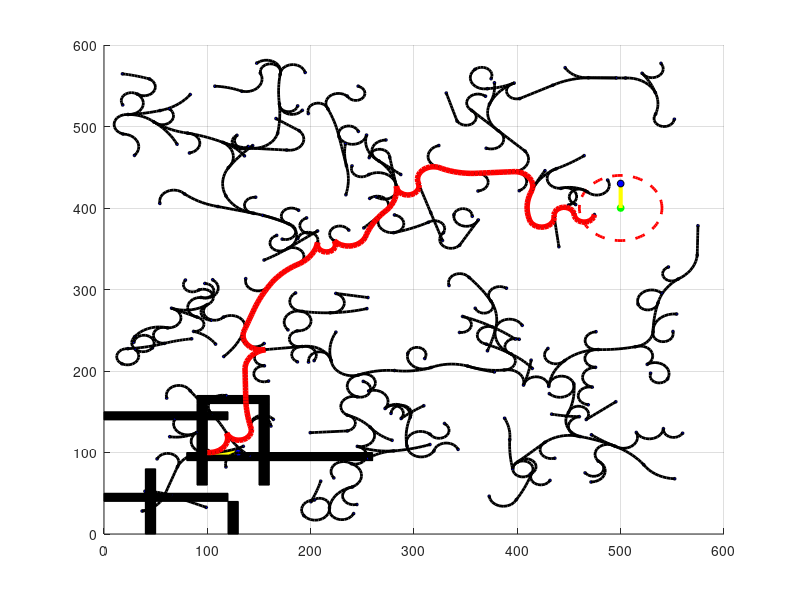

Source code (MATLAB): (Note: this script raises an error after producing the figure.)
clc; clear all; close all;
%% Setting up the environment

N = 5000; %maximum number of iterations
step_size = 10;
distance_threshold = 40; %maximum distance between random node and the goal state
orientation_threshold = 10*pi/180;

% Set vehicle constants
dt = 0.1; % Step by 0.1 seconds
L = 7.5; % Car length
max_steering_angle = 0.7; %radians
max_linear_vel = 40;

x_init = 100; y_init = 100; theta_init = 0;
x_goal = 500; y_goal = 400; theta_goal = 90*pi/180;

% Enter the map here
rectangle('Position', [40 0 10 80], 'FaceColor', 'black');
rectangle('Position', [90 60 10 100], 'FaceColor', 'black');
rectangle('Position', [90 160 70 10], 'FaceColor', 'black');
rectangle('Position', [150 60 10 100], 'FaceColor', 'black');
rectangle('Position', [120 0 10 40], 'FaceColor', 'black');

% ## MAP 2 ##
rectangle('Position', [0 40 120 10], 'FaceColor', 'black');
rectangle('Position', [80 90 180 10], 'FaceColor', 'black');
rectangle('Position', [0 140 120 10], 'FaceColor', 'black');
mapMatrix(1:120, 40:50) = 1;
mapMatrix(80:200, 90:100) = 1;
mapMatrix(1:120, 140:150) = 1;

mapMatrix(40:50, 1:80) = 1;
mapMatrix(90:100, 60:160) = 1;
mapMatrix(90:160, 160:170) = 1;
mapMatrix(150:160, 60:160) = 1;
mapMatrix(120:130, 1:40) = 1;

%grid size
x_min = 0; y_min = 0;
x_max = 600; y_max = 600;


%drawing the initial and the goal position
figure(1); axis([x_min x_max y_min y_max]); hold on; grid on;
plot(x_init, y_init, 'ko', 'MarkerSize',5, 'MarkerFaceColor','k');
plot(x_goal, y_goal, 'go', 'MarkerSize',5, 'MarkerFaceColor','g');

%line for initial orientation at intitial position
ed = [cos(theta_init) -sin(theta_init); sin(theta_init) cos(theta_init)] * [20*1.5; 0];
plot([x_init, x_init+ed(1)], [y_init, y_init+ed(2)], 'y-', 'Linewidth', 3);
plot(x_init+ed(1), y_init+ed(2), 'ko', 'MarkerSize',5, 'MarkerFaceColor','b');

%line for final orientation at final position
ed = [cos(theta_goal) -sin(theta_goal); sin(theta_goal) cos(theta_goal)] * [20*1.5; 0];
plot([x_goal, x_goal+ed(1)], [y_goal, y_goal+ed(2)], 'y-', 'Linewidth', 3);
plot(x_goal+ed(1), y_goal+ed(2), 'ko', 'MarkerSize',5, 'MarkerFaceColor','b');

%Drawing threshold region around the goal position
viscircles([x_goal, y_goal],distance_threshold,'LineStyle','--');

%% The data structure used to build RRT is a nested structure

%initializing tree
rrt_tree.node(1).x = x_init;
rrt_tree.node(1).y = y_init;
rrt_tree.node(1).theta = theta_init;
rrt_tree.node(1).x_parent = x_init;
rrt_tree.node(1).y_parent = y_init;
rrt_tree.node(1).theta_parent = theta_init;

%velocity at the parent node
rrt_tree.node(1).parent_velocity = 0;

%steering angle at the parent node
rrt_tree.node(1).parent_steering_angle = 0; 
rrt_tree.node(1).distance = 0;
rrt_tree.node(1).index = 1; 
rrt_tree.node(1).parent_index = 0;

%% Building Nonholonomic RRT

%initializing x,y-coordinate and orientation theta of new node that will be
%added in tree R2 * S1
x_new = 0; y_new = 0; theta_new = 0;

iter = 2;
while iter <= N
    %% Generating uniformly distributed random configurations
    
    %Random configuration from a uniform distribution
    x_rand = round((x_max - x_min)*rand);
    y_rand = round((y_max - y_min)*rand);
    theta_rand = (2*pi - 0.0001)*rand;
    
    
    %% calculating distance between generated random node and other nodes in the tree
    for i = 1:length(rrt_tree.node)
        %Taking euclidean distance metric
        distance(i) = sqrt( (x_rand - rrt_tree.node(i).x)^2 + (y_rand - rrt_tree.node(i).y)^2 +  ((180/pi)^2)*min( [ (theta_rand - rrt_tree.node(i).theta)^2, (theta_rand - rrt_tree.node(i).theta - pi)^2, (theta_rand - rrt_tree.node(i).theta + pi)^2 ] )   );
    end
    [distance_value, parent_index] = min(distance);
    
    %Node in that is closes to the random configuration
    %This is the parent node for the node that will be added to the tree
    x_near = rrt_tree.node(parent_index).x;
    y_near = rrt_tree.node(parent_index).y;
    theta_near = rrt_tree.node(parent_index).theta;
    
    %% Computing motion primitives from the parent node and storing the end points
    % of the trajectories as new possible nodes in the new_node_array
    
    path = [x_near, y_near, theta_near]; %parent node in tree from where we calculate the paths
    steering_angle = -max_steering_angle;
    linear_vel = -max_linear_vel;
    new_node_array_iter = 1; %iterator to keep track of the number of element being added
    distance_new_node = 0; %distance of end point of the motion primitive from random node
    while linear_vel <= max_linear_vel
        while steering_angle <= max_steering_angle
            for i = 2:step_size
                path(i,1) = path(i-1,1) + linear_vel*cos(path(i-1,3))*dt;
                path(i,2) = path(i-1,2) + linear_vel*sin(path(i-1,3))*dt;
                path(i,3) = path(i-1,3) + (linear_vel/L)*tan(steering_angle)*dt;
            end
            distance_new_node = sqrt( (x_rand - path(i,1))^2 + (y_rand - path(i,2))^2 + ((180/pi)^2)*min( [ (theta_rand - path(i,3))^2, (theta_rand - path(i,3) - pi)^2, (theta_rand - path(i,3) + pi)^2 ] )   );
            new_node_array(new_node_array_iter,:) = [distance_new_node, linear_vel, steering_angle, path(i,1), path(i,2), path(i,3)];
            new_node_array_iter = new_node_array_iter + 1;

            steering_angle = steering_angle + 0.05;
        end
        if (linear_vel + 5) > -30 && (linear_vel + 5) < 30
            linear_vel = 30;
        else
            linear_vel = linear_vel + 5;
        end
        steering_angle = -max_steering_angle; %Resetting steering angle for the next linear velocity
    end
    
    %% Computing which node from the new possible nodes is closest to the
    % random node
    [distance_new_node_value, new_node_array_index] = min(new_node_array(:,1));
    %new node parameters
    x_new = new_node_array(new_node_array_index,4);
    y_new = new_node_array(new_node_array_index,5);
    theta_new = new_node_array(new_node_array_index,6);
    
    %Making sure that value of theta lies between 0 and 2*pi. 
    if theta_new < 0
        theta_new = 2*pi - abs(theta_new);
    end
    if theta_new > 2*pi
        while theta_new > 2*pi
            theta_new = theta_new - 2*pi;
        end
    end
    
    parent_vel_new = new_node_array(new_node_array_index,2); %Velocity needed at parent node to reach the new node
    parent_steering_angle_new = new_node_array(new_node_array_index,3); %Steering angle needed at the parent node to reach new node
    %This is because while calculating the paths above we calculate the
    %paths from the parent node. Thus velocity and steering angle are the
    %values at parent node.
    
    %% Checking if the new node lies within the limits of the grid
    
    new_node_validity = 0; %zero if node lies within grid and 1 if it doesn't
    new_x_node_validity = 0;
    new_y_node_valifity = 0;
    if x_new <= x_min || x_new >= x_max
        new_node_validity = 1;
    elseif y_new <= y_min || y_new >= y_max
        new_node_validity = 1;
    end
    
    %% Adding the new node the tree and drawing the path between parent node and new node
    
    if new_node_validity == 0
        rrt_tree.node(iter).x = x_new;
        rrt_tree.node(iter).y = y_new;
        rrt_tree.node(iter).theta = theta_new;
        rrt_tree.node(iter).x_parent = x_near;
        rrt_tree.node(iter).y_parent = y_near;
        rrt_tree.node(iter).theta_parent = theta_near;
        rrt_tree.node(iter).parent_velocity = parent_vel_new; 
        rrt_tree.node(iter).parent_steering_angle = parent_steering_angle_new; 
        rrt_tree.node(iter).distance = distance_new_node_value;
        rrt_tree.node(iter).index = iter; 
        rrt_tree.node(iter).parent_index = parent_index;
        
        %Drawing the path between the new node and the parent node
        path = [x_near, y_near, theta_near];
        for i = 2:step_size
            path(i,1) = path(i-1,1) + parent_vel_new*cos(path(i-1,3))*dt;
            path(i,2) = path(i-1,2) + parent_vel_new*sin(path(i-1,3))*dt;
            path(i,3) = path(i-1,3) + (parent_vel_new/L)*tan(parent_steering_angle_new)*dt;
        end
        plot(path(i,1), path(i,2), 'ko', 'MarkerSize',2, 'MarkerFaceColor','b');
        for j = 2:size(path,1)
            line([path(j,1), path(j-1,1)], [path(j,2), path(j-1,2)], 'Color', 'k', 'LineWidth', 2);
            drawnow
            hold on
        end
        
      
        %Checking if goal is within threshold limits from the new state
        distance_to_goal = sqrt( (x_new - x_goal)^2 + (y_new - y_goal)^2); 
        if distance_to_goal <= distance_threshold && ( abs(theta_new - theta_goal)<=orientation_threshold || abs(theta_new - theta_goal - pi) <=orientation_threshold )
            disp('Final Configuration Near the Goal Configuration is:')
            x_coordinate = x_new
            y_coordinate = y_new
            orientation_in_degrees = theta_new*180/pi
            break;
        end
        
        %iterator for the main while loop counting the number of iterations
        iter = iter + 1;
    else
        continue
    end
end

%% plotting the path from goal to the start by backtracing
index = length(rrt_tree.node);
parent_index = rrt_tree.node(index).parent_index;

if sqrt((rrt_tree.node(index).x - x_goal)^2 + (rrt_tree.node(index).y - y_goal)^2) <= distance_threshold
    while parent_index ~= 0
        %while backtracking the path we draw path from parent node to the
        %child node
        path = [rrt_tree.node(index).x_parent, rrt_tree.node(index).y_parent, rrt_tree.node(index).theta_parent ];
        parent_vel_new = rrt_tree.node(index).parent_velocity;
        parent_steering_angle_new = rrt_tree.node(index).parent_steering_angle;
        for i = 2:step_size
            path(i,1) = path(i-1,1) + parent_vel_new*cos(path(i-1,3))*dt;
            path(i,2) = path(i-1,2) + parent_vel_new*sin(path(i-1,3))*dt;
            path(i,3) = path(i-1,3) + (parent_vel_new/L)*tan(parent_steering_angle_new)*dt;
        end
        for j = 2:size(path,1)
            line([path(j,1), path(j-1,1)], [path(j,2), path(j-1,2)], 'Color', 'r', 'LineWidth', 4);
            drawnow
            hold on
        end
        index = parent_index;
        parent_index = rrt_tree.node(index).parent_index;
    end
end
%% Reading the elapsed time from stopwatch started by tic
toc 